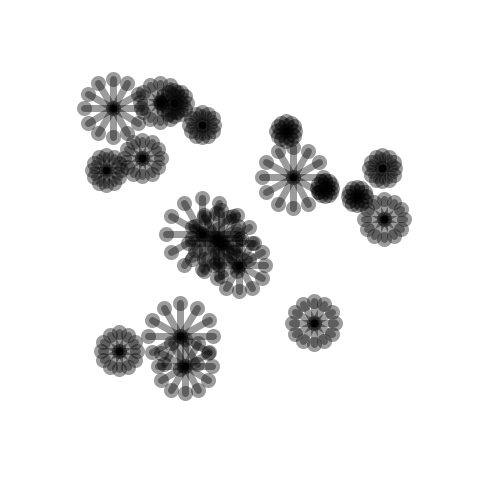
Frame 1 (no input)
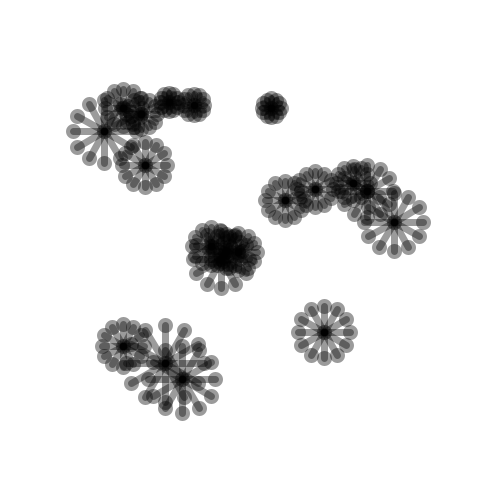
Frame 60 (the mouse pressed at the canvas centre just before this capture)
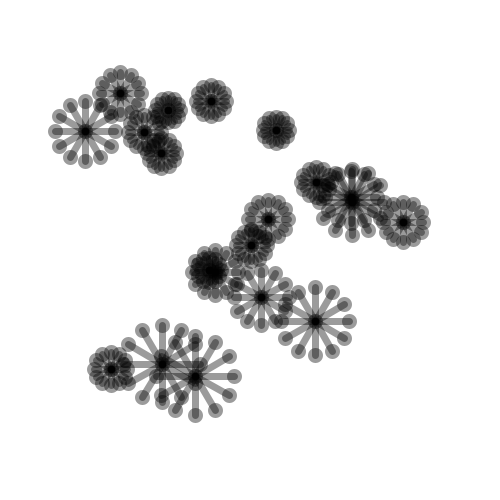
Frame 120 (the mouse held since frame 60 and released just before this capture)

The Processing sketch that drew these frames (run headless with seeded random() and noise(); from frame 60 on, the mouse is pressed at the canvas centre):

// Processing sketch: s07e05poleceniaSkladanieRuch
// ── s07e05poleceniaSkladanieRuch.pde
PVector[] zgraja = new PVector[20];

void setup() {
  size(500, 500);
  background(255);
  strokeWeight(50);
  stroke(0, 100);
  poczatek();
}

void draw() {
  background(255);
  ruch();
  wyswietl();
}

void poczatek() {
  for(int i = 0; i<zgraja.length; i++) {
    zgraja[i] = new PVector(random(100,400), random(100,400));
  }
}

void ruch() {
  for(int i = 0; i<zgraja.length; i++) {
    zgraja[i].x = zgraja[i].x + random(-3,3);
    zgraja[i].y = zgraja[i].y + random(-3,3);
  }
}

void wyswietl() {
  for(int i = 0; i<zgraja.length; i++) {
    obcy(zgraja[i].x, zgraja[i].y, i*1000);
  }
}

void obcy(float x, float y, float faza) {
  PVector srodek = new PVector(x,y);
  stroke(0, 100);
  strokeWeight(15);
  point(srodek.x, srodek.y);
  float dlugosc = 50*noise(faza+frameCount*0.01);
  for (int kat = 0; kat<360; kat=kat+30) {
    PVector ramie = new PVector(dlugosc, 0);
    ramie.rotate(radians(kat));
    PVector pozycja = PVector.add(srodek, ramie);
  strokeWeight(15);
    point(pozycja.x, pozycja.y);
  strokeWeight(7);
    line(srodek.x,srodek.y, pozycja.x, pozycja.y);
  }
}
